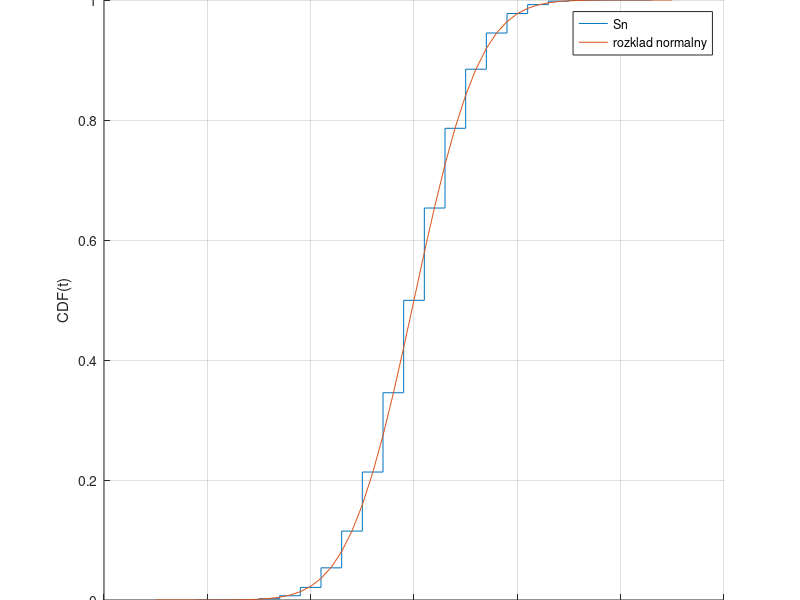

This figure's MATLAB source:
SAMPLES_NUMBER = 100000;
N = 25;

VALS = zeros(1, SAMPLES_NUMBER);    
for i = 1:SAMPLES_NUMBER
    VALS(i) = sum(2 * randi([0, 1], 1, N) - 1);
end

X_VALS = -N:N;
NORM_CDF = normcdf(X_VALS, 0, sqrt(N));

hold on;
cdfplot(VALS);
plot(X_VALS, NORM_CDF);

title("Dystrybuanta zmiennej losowej Sn dla N = " + N);
xlabel("t");
ylabel("CDF(t)");
legend("Sn", "rozklad normalny");
